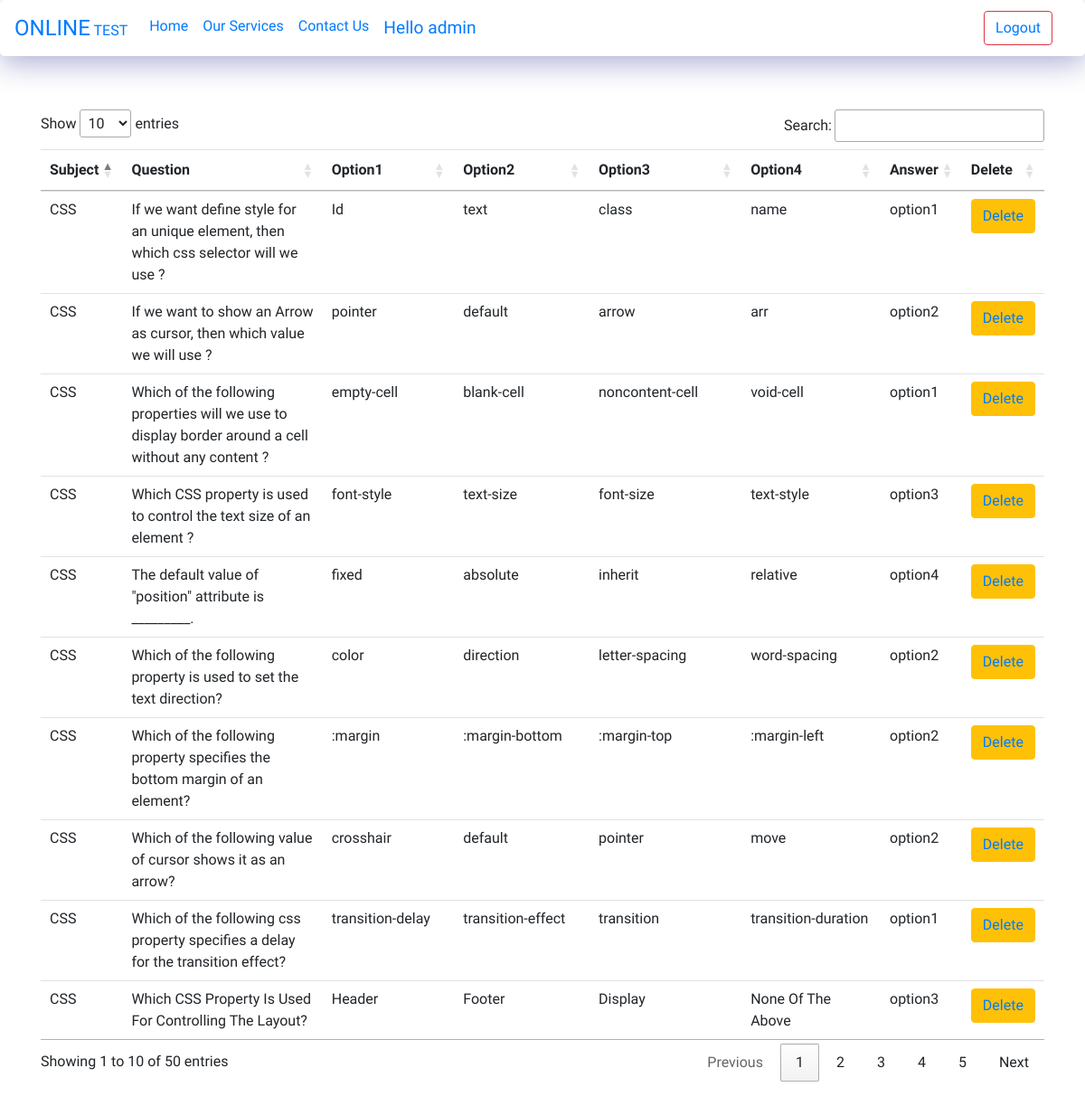
/viewquestion.php (signed in), run on the app's committed database.
### tables this page shows
CREATE TABLE `subject` (
  `id` int(11) NOT NULL,
  `sub_name` varchar(20) NOT NULL
);

CREATE TABLE `question` (
  `id` int(10) NOT NULL,
  `question` varchar(255) NOT NULL,
  `option1` varchar(100) NOT NULL,
  `option2` varchar(100) NOT NULL,
  `option3` varchar(100) NOT NULL,
  `option4` varchar(100) NOT NULL,
  `answer` varchar(100) NOT NULL,
  `sub_id` int(10) NOT NULL
);

### viewquestion.php (the view, shortened to what this page needs)
<?php
include 'connection.php';
$sql="SELECT * FROM `subject` JOIN question on subject.id=question.sub_id";
$query=mysqli_query($conn,$sql);
?>
<!doctype html>
<html lang="en">
  <head>
    <link rel="stylesheet" href="https://cdn.jsdelivr.net/npm/bootstrap@4.6.0/dist/css/bootstrap.min.css">
    <link rel="stylesheet" href="style.css">
    <link rel="stylesheet" href="https://cdnjs.cloudflare.com/ajax/libs/font-awesome/4.7.0/css/font-awesome.min.css" />
    <link rel="stylesheet" type="text/css" href="https://cdn.datatables.net/1.10.23/css/jquery.dataTables.css">
  </head>
  <body>
  <?php include 'adminheader.php' ?>
  <div class="container-fluid bg mb-5">
        <div class="container log">
<table class="table" id="tb">
  <thead class="">
      <th scope="col">Subject</th>
      <th scope="col">Question</th>
      <th scope="col">Option1</th>
      <th scope="col">Option2</th>
      <th scope="col">Option3</th>
      <th scope="col">Option4</th>
      <th scope="col">Answer</th>
      <th scope="col">Delete</th>
  </thead>
  <tbody>
      <?php while($row= mysqli_fetch_array($query)){?>
    <tr style="background:transparent">
      <td><?php echo $row['sub_name']; ?></td>
      <td><?php echo $row['question']; ?></td>
      <td><?php echo $row['option1']; ?></td>
      <td><?php echo $row['option2']; ?></td>
      <td><?php echo $row['option3']; ?></td>
      <td><?php echo $row['option4']; ?></td>
      <td><?php echo $row['answer']; ?></td>
            <td> <button class="btn btn-warning" type="submit" name="submit" value="submit"><a href="deletequestion.php?id=<?php echo $row['id'];?>">Delete</a> </button></td>
    </tr>
      <?php }?>
  </tbody>
</table>
        </div>
  </div>
  </body>
</html>

### style.css (style rules this page uses)
body { background-image: url('https://media.istockphoto.com/photos/yellow-background-picture-id1032083272?k=6&m=1032083272&s=612x612&w=0&h=UfQGfNpNfFtsH0-WKb-QT7wydzdXB7yTY5Hc9iWm_l4='); background-size: cover; background-repeat: no-repeat; font-family: 'Yusei Magic', sans-serif; }
.log { margin-top:5%; }
button { background-color: #0f1ef5; color: #ffffff; border: none; padding: 10px 20px; font-size: 17px; cursor: pointer; border-radius:30px; }

### data on the page
subject: sub_name "CSS", question.question "If we want define style for an unique element, then which css selector will we use ?", question.option1 "Id", question.option2 "text", question.option3 "class", question.option4 "name", question.answer "option1", question.question "If we want to show an Arrow as cursor, then which value we will use ?", question.option1 "pointer", question.option2 "default", question.option3 "arrow", question.option4 "arr", question.answer "option2", question.question "Which of the following properties will we use to display border around a cell without any content ?", question.option1 "empty-cell", question.option2 "blank-cell", question.option3 "noncontent-cell", question.option4 "void-cell", question.question "Which CSS property is used to control the text size of an element ?", question.option1 "font-style", question.option2 "text-size", question.option3 "font-size", question.option4 "text-style", question.answer "option3", question.question "The default value of \"position\" attribute is _________.", question.option1 "fixed", question.option2 "absolute", question.option3 "inherit", question.option4 "relative", question.answer "option4", question.question "Which of the following property is used to set the text direction?", question.option1 "color", question.option2 "direction", question.option3 "letter-spacing", question.option4 "word-spacing", question.question "Which of the following property specifies the bottom margin of an element?", question.option1 ":margin", question.option2 ":margin-bottom", question.option3 ":margin-top", question.option4 ":margin-left", question.question "Which of the following value of cursor shows it as an arrow?", question.option1 "crosshair", question.option3 "pointer", question.option4 "move", question.question "Which of the following css property specifies a delay for the transition effect?", question.option1 "transition-delay", question.option2 "transition-effect", question.option3 "transition", question.option4 "transition-duration", question.question "Which CSS Property Is Used For Controlling The Layout?", question.option1 "Header", question.option2 "Footer", question.option3 "Display", question.option4 "None Of The Above"

### other printed values
$_SESSION['adminname'] "admin"
